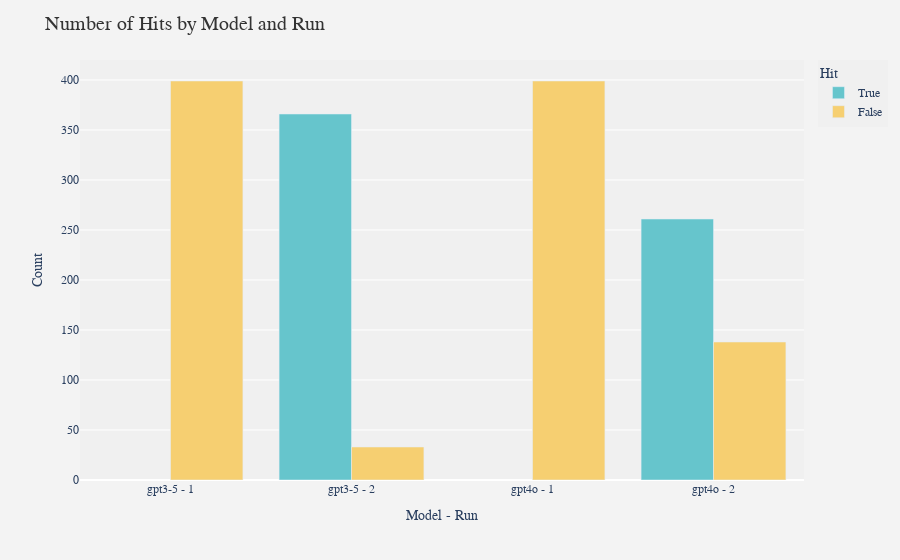
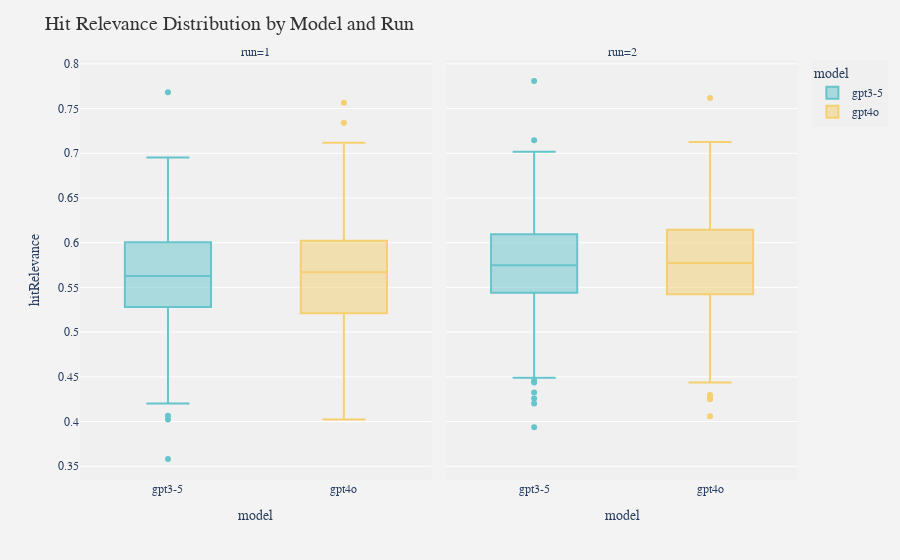
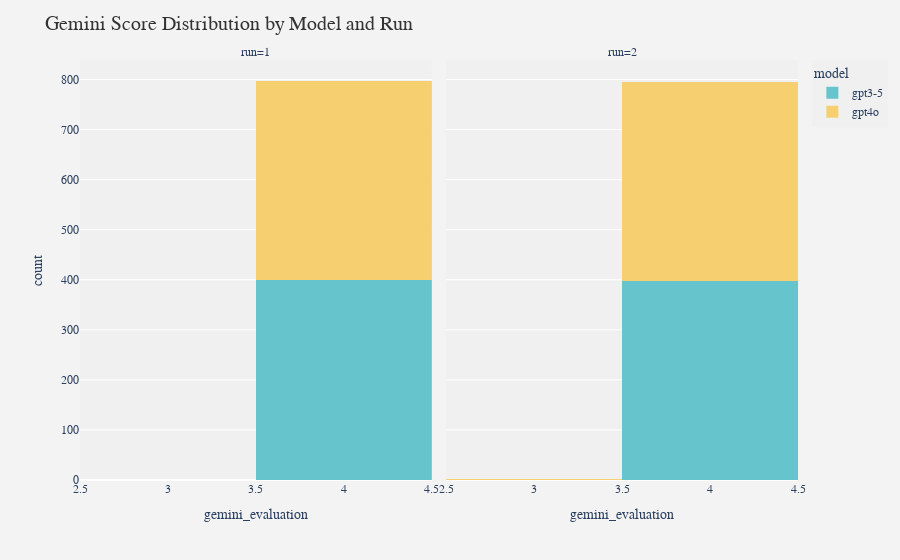

Write notebook code for charts like these, in order.
### Code cell
import pandas as pd
import plotly.express as px
import plotly.graph_objects as go
import os
import re

# Function to load all Excel files
def load_files(file_paths):
    dataframes = []
    for file_path in file_paths:
        df = pd.read_excel(file_path)
        # Remove 'Column1.' prefix from column names
        df.columns = [col.replace('Column1.', '') for col in df.columns]
        # Add filename as a column
        df['filename'] = os.path.basename(file_path)
        
        # Extract metadata from filename
        match = re.search(r'run(\d+)_(gpt3-5|gpt4o)_(businessAnalyst|developer|static|tester)', df['filename'][0])
        if match:
            df['run'] = match.group(1)
            df['model'] = match.group(2)
            df['persona'] = match.group(3)
        else:
            df['run'] = 'unknown'
            df['model'] = 'unknown'
            df['persona'] = 'unknown'
        
        dataframes.append(df)
    return pd.concat(dataframes, ignore_index=True)

# Load all files
file_paths = [
    r"D:\Dissertation - City, Univeristy of London\Evaluating-AI-Learning-Assistants\test output\run1_gpt3-5_businessAnalyst.xlsx",
    r"D:\Dissertation - City, Univeristy of London\Evaluating-AI-Learning-Assistants\test output\run1_gpt3-5_developer.xlsx",
    r"D:\Dissertation - City, Univeristy of London\Evaluating-AI-Learning-Assistants\test output\run1_gpt3-5_static.xlsx",
    r"D:\Dissertation - City, Univeristy of London\Evaluating-AI-Learning-Assistants\test output\run1_gpt3-5_tester.xlsx",
    r"D:\Dissertation - City, Univeristy of London\Evaluating-AI-Learning-Assistants\test output\run1_gpt4o_businessAnalyst.xlsx",
    r"D:\Dissertation - City, Univeristy of London\Evaluating-AI-Learning-Assistants\test output\run1_gpt4o_developer.xlsx",
    r"D:\Dissertation - City, Univeristy of London\Evaluating-AI-Learning-Assistants\test output\run1_gpt4o_static.xlsx",
    r"D:\Dissertation - City, Univeristy of London\Evaluating-AI-Learning-Assistants\test output\run1_gpt4o_tester.xlsx",
    r"D:\Dissertation - City, Univeristy of London\Evaluating-AI-Learning-Assistants\test output\run2_gpt3-5_businessAnalyst.xlsx",
    r"D:\Dissertation - City, Univeristy of London\Evaluating-AI-Learning-Assistants\test output\run2_gpt3-5_developer.xlsx",
    r"D:\Dissertation - City, Univeristy of London\Evaluating-AI-Learning-Assistants\test output\run2_gpt3-5_static.xlsx",
    r"D:\Dissertation - City, Univeristy of London\Evaluating-AI-Learning-Assistants\test output\run2_gpt3-5_tester.xlsx",
    r"D:\Dissertation - City, Univeristy of London\Evaluating-AI-Learning-Assistants\test output\run2_gpt4o_businessAnalyst.xlsx",
    r"D:\Dissertation - City, Univeristy of London\Evaluating-AI-Learning-Assistants\test output\run2_gpt4o_developer.xlsx",
    r"D:\Dissertation - City, Univeristy of London\Evaluating-AI-Learning-Assistants\test output\run2_gpt4o_static.xlsx",
    r"D:\Dissertation - City, Univeristy of London\Evaluating-AI-Learning-Assistants\test output\run2_gpt4o_tester.xlsx"
]

df = load_files(file_paths)

# Set a consistent color palette and theme
color_palette = px.colors.qualitative.Pastel
theme_layout = dict(
    font=dict(family="Arial", size=12),
    plot_bgcolor='rgba(240,240,240,0.8)',
    paper_bgcolor='rgba(240,240,240,0.8)',
    title_font=dict(size=20, color="#333333"),
)

def plot_hit_counts():
    hit_counts = df.groupby(['model', 'run'])['hit'].value_counts().unstack()
    
    # Reset the index to flatten the MultiIndex
    hit_counts_flat = hit_counts.reset_index()
    
    # Create a new column combining 'model' and 'run'
    hit_counts_flat['model_run'] = hit_counts_flat['model'] + ' - ' + hit_counts_flat['run']
    
    fig = px.bar(hit_counts_flat, x='model_run', y=[True, False], barmode='group', 
                 color_discrete_sequence=color_palette)
    
    fig.update_layout(
        title="Number of Hits by Model and Run",
        xaxis_title="Model - Run",
        yaxis_title="Count",
        legend_title="Hit",
        **theme_layout
    )
    fig.show()

# 2. HitRelevance box plots
def plot_hit_relevance_boxplots():
    fig = px.box(df, y='hitRelevance', x='model', color='model', facet_col='run',
                 color_discrete_sequence=color_palette)
    fig.update_layout(title="Hit Relevance Distribution by Model and Run", **theme_layout)
    fig.show()

# 3. Gemini Score
def plot_gemini_score():
    fig = px.histogram(df, x='gemini_evaluation', color='model', facet_col='run',
                       color_discrete_sequence=color_palette)
    fig.update_layout(title="Gemini Score Distribution by Model and Run", **theme_layout)
    fig.show()

# 4. Follow up on topic
def plot_follow_up_on_topic():
    df['follow_up_on_topic'] = df['follow_up_on_topic'].str.contains('yes', case=False)
    follow_up_counts = df.groupby(['model', 'run'])['follow_up_on_topic'].value_counts().unstack()
    
    fig = px.bar(follow_up_counts, barmode='group', color_discrete_sequence=color_palette)
    fig.update_layout(
        title="Follow-up on Topic by Model and Run",
        xaxis_title="Model",
        yaxis_title="Count",
        legend_title="Follow-up on Topic",
        **theme_layout
    )
    fig.show()

# 5. HitRelevance vs Gemini score
def plot_hit_relevance_vs_gemini():
    fig = px.scatter(df, x='hitRelevance', y='gemini_evaluation', color='model',
                     facet_col='run', color_discrete_sequence=color_palette)
    
    fig.update_layout(title="Hit Relevance vs Gemini Score by Model and Run", **theme_layout)
    fig.show()

# 6. Average HitRelevance
def plot_avg_hit_relevance():
    avg_hit_relevance = df.groupby(['model', 'run'])['hitRelevance'].mean().reset_index()
    
    fig = px.bar(avg_hit_relevance, x='model', y='hitRelevance',
                 color='run', color_discrete_sequence=color_palette)
    
    fig.update_layout(title="Average Hit Relevance by Model and Run", **theme_layout)
    fig.show()

# 7. Unique questions generated in each file
def plot_unique_questions():
    unique_questions = df.groupby(['model', 'run'])['question'].nunique().reset_index()
    
    fig = px.bar(unique_questions, x='model', y='question',
                 color='run', color_discrete_sequence=color_palette)
    
    fig.update_layout(
        title="Unique Questions Generated by Model and Run",
        xaxis_title="Model",
        yaxis_title="Number of Unique Questions",
        **theme_layout
    )
    
    fig.show()

# 8. Unique summaries counts compared
def plot_unique_summaries():
    unique_summaries = df.groupby(['model', 'run'])['summary'].nunique().reset_index()
    
    fig = px.bar(unique_summaries, x='model', y='summary',
                 color='run', color_discrete_sequence=color_palette)
    
    fig.update_layout(
        title="Unique Summaries Count by Model and Run",
        xaxis_title="Model",
        yaxis_title="Number of Unique Summaries",
        **theme_layout
    )
    
    fig.show()

# Generate all visualizations
plot_hit_counts()
plot_hit_relevance_boxplots()
plot_gemini_score()
plot_follow_up_on_topic()
plot_hit_relevance_vs_gemini()
plot_avg_hit_relevance()
plot_unique_questions()
plot_unique_summaries()

### Figure 1 — Plotly figure (JSON) as saved in the notebook; plotly's stock layout.template omitted (floating-point values rounded to 4 significant figures)
{"data": [{"alignmentgroup": "True", "hovertemplate": "variable=True<br>model_run=%{x}<br>value=%{y}<extra></extra>", "legendgroup": "True", "marker": {"color": "rgb(102, 197, 204)", "pattern": {"shape": ""}}, "name": "True", "offsetgroup": "True", "orientation": "v", "showlegend": true, "textposition": "auto", "type": "bar", "x": ["gpt3-5 - 1", "gpt3-5 - 2", "gpt4o - 1", "gpt4o - 2"], "xaxis": "x", "y": [null, 366, null, 261], "yaxis": "y"}, {"alignmentgroup": "True", "hovertemplate": "variable=False<br>model_run=%{x}<br>value=%{y}<extra></extra>", "legendgroup": "False", "marker": {"color": "rgb(246, 207, 113)", "pattern": {"shape": ""}}, "name": "False", "offsetgroup": "False", "orientation": "v", "showlegend": true, "textposition": "auto", "type": "bar", "x": ["gpt3-5 - 1", "gpt3-5 - 2", "gpt4o - 1", "gpt4o - 2"], "xaxis": "x", "y": [399, 33, 399, 138], "yaxis": "y"}], "layout": {"barmode": "group", "font": {"family": "Arial", "size": 12}, "legend": {"title": {"text": "Hit"}, "tracegroupgap": 0}, "margin": {"t": 60}, "paper_bgcolor": "rgba(240,240,240,0.8)", "plot_bgcolor": "rgba(240,240,240,0.8)", "title": {"font": {"color": "#333333", "size": 20}, "text": "Number of Hits by Model and Run"}, "xaxis": {"anchor": "y", "domain": [0, 1], "title": {"text": "Model - Run"}}, "yaxis": {"anchor": "x", "domain": [0, 1], "title": {"text": "Count"}}}}

### Figure 2 — Plotly figure (JSON) as saved in the notebook; plotly's stock layout.template omitted (floating-point values rounded to 4 significant figures; data arrays with more than 128 entries replaced by an {"elided": "..."} marker saying what was removed)
{"data": [{"alignmentgroup": "True", "hovertemplate": "model=%{x}<br>run=1<br>hitRelevance=%{y}<extra></extra>", "legendgroup": "gpt3-5", "marker": {"color": "rgb(102, 197, 204)"}, "name": "gpt3-5", "notched": false, "offsetgroup": "gpt3-5", "orientation": "v", "showlegend": true, "type": "box", "x": {"elided": "399 str values"}, "x0": " ", "xaxis": "x", "y": {"elided": "399 float values"}, "y0": " ", "yaxis": "y"}, {"alignmentgroup": "True", "hovertemplate": "model=%{x}<br>run=2<br>hitRelevance=%{y}<extra></extra>", "legendgroup": "gpt3-5", "marker": {"color": "rgb(102, 197, 204)"}, "name": "gpt3-5", "notched": false, "offsetgroup": "gpt3-5", "orientation": "v", "showlegend": false, "type": "box", "x": {"elided": "399 str values"}, "x0": " ", "xaxis": "x2", "y": {"elided": "399 float values"}, "y0": " ", "yaxis": "y2"}, {"alignmentgroup": "True", "hovertemplate": "model=%{x}<br>run=1<br>hitRelevance=%{y}<extra></extra>", "legendgroup": "gpt4o", "marker": {"color": "rgb(246, 207, 113)"}, "name": "gpt4o", "notched": false, "offsetgroup": "gpt4o", "orientation": "v", "showlegend": true, "type": "box", "x": {"elided": "399 str values"}, "x0": " ", "xaxis": "x", "y": {"elided": "399 float values"}, "y0": " ", "yaxis": "y"}, {"alignmentgroup": "True", "hovertemplate": "model=%{x}<br>run=2<br>hitRelevance=%{y}<extra></extra>", "legendgroup": "gpt4o", "marker": {"color": "rgb(246, 207, 113)"}, "name": "gpt4o", "notched": false, "offsetgroup": "gpt4o", "orientation": "v", "showlegend": false, "type": "box", "x": {"elided": "399 str values"}, "x0": " ", "xaxis": "x2", "y": {"elided": "399 float values"}, "y0": " ", "yaxis": "y2"}], "layout": {"annotations": [{"font": {}, "showarrow": false, "text": "run=1", "x": 0.245, "xanchor": "center", "xref": "paper", "y": 1, "yanchor": "bottom", "yref": "paper"}, {"font": {}, "showarrow": false, "text": "run=2", "x": 0.755, "xanchor": "center", "xref": "paper", "y": 1, "yanchor": "bottom", "yref": "paper"}], "boxmode": "overlay", "font": {"family": "Arial", "size": 12}, "legend": {"title": {"text": "model"}, "tracegroupgap": 0}, "margin": {"t": 60}, "paper_bgcolor": "rgba(240,240,240,0.8)", "plot_bgcolor": "rgba(240,240,240,0.8)", "title": {"font": {"color": "#333333", "size": 20}, "text": "Hit Relevance Distribution by Model and Run"}, "xaxis": {"anchor": "y", "categoryarray": ["gpt3-5", "gpt4o"], "categoryorder": "array", "domain": [0, 0.49], "title": {"text": "model"}}, "xaxis2": {"anchor": "y2", "categoryarray": ["gpt3-5", "gpt4o"], "categoryorder": "array", "domain": [0.51, 1], "matches": "x", "title": {"text": "model"}}, "yaxis": {"anchor": "x", "domain": [0, 1], "title": {"text": "hitRelevance"}}, "yaxis2": {"anchor": "x2", "domain": [0, 1], "matches": "y", "showticklabels": false}}}

### Figure 3 — Plotly figure (JSON) as saved in the notebook; plotly's stock layout.template omitted (floating-point values rounded to 4 significant figures; data arrays with more than 128 entries replaced by an {"elided": "..."} marker saying what was removed)
{"data": [{"alignmentgroup": "True", "bingroup": "x", "hovertemplate": "model=gpt3-5<br>run=1<br>gemini_evaluation=%{x}<br>count=%{y}<extra></extra>", "legendgroup": "gpt3-5", "marker": {"color": "rgb(102, 197, 204)", "pattern": {"shape": ""}}, "name": "gpt3-5", "offsetgroup": "gpt3-5", "orientation": "v", "showlegend": true, "type": "histogram", "x": {"elided": "399 int values"}, "xaxis": "x", "yaxis": "y"}, {"alignmentgroup": "True", "bingroup": "x", "hovertemplate": "model=gpt3-5<br>run=2<br>gemini_evaluation=%{x}<br>count=%{y}<extra></extra>", "legendgroup": "gpt3-5", "marker": {"color": "rgb(102, 197, 204)", "pattern": {"shape": ""}}, "name": "gpt3-5", "offsetgroup": "gpt3-5", "orientation": "v", "showlegend": false, "type": "histogram", "x": {"elided": "399 int values"}, "xaxis": "x2", "yaxis": "y2"}, {"alignmentgroup": "True", "bingroup": "x", "hovertemplate": "model=gpt4o<br>run=1<br>gemini_evaluation=%{x}<br>count=%{y}<extra></extra>", "legendgroup": "gpt4o", "marker": {"color": "rgb(246, 207, 113)", "pattern": {"shape": ""}}, "name": "gpt4o", "offsetgroup": "gpt4o", "orientation": "v", "showlegend": true, "type": "histogram", "x": {"elided": "399 int values"}, "xaxis": "x", "yaxis": "y"}, {"alignmentgroup": "True", "bingroup": "x", "hovertemplate": "model=gpt4o<br>run=2<br>gemini_evaluation=%{x}<br>count=%{y}<extra></extra>", "legendgroup": "gpt4o", "marker": {"color": "rgb(246, 207, 113)", "pattern": {"shape": ""}}, "name": "gpt4o", "offsetgroup": "gpt4o", "orientation": "v", "showlegend": false, "type": "histogram", "x": {"elided": "399 int values"}, "xaxis": "x2", "yaxis": "y2"}], "layout": {"annotations": [{"font": {}, "showarrow": false, "text": "run=1", "x": 0.245, "xanchor": "center", "xref": "paper", "y": 1, "yanchor": "bottom", "yref": "paper"}, {"font": {}, "showarrow": false, "text": "run=2", "x": 0.755, "xanchor": "center", "xref": "paper", "y": 1, "yanchor": "bottom", "yref": "paper"}], "barmode": "relative", "font": {"family": "Arial", "size": 12}, "legend": {"title": {"text": "model"}, "tracegroupgap": 0}, "margin": {"t": 60}, "paper_bgcolor": "rgba(240,240,240,0.8)", "plot_bgcolor": "rgba(240,240,240,0.8)", "title": {"font": {"color": "#333333", "size": 20}, "text": "Gemini Score Distribution by Model and Run"}, "xaxis": {"anchor": "y", "domain": [0, 0.49], "title": {"text": "gemini_evaluation"}}, "xaxis2": {"anchor": "y2", "domain": [0.51, 1], "matches": "x", "title": {"text": "gemini_evaluation"}}, "yaxis": {"anchor": "x", "domain": [0, 1], "title": {"text": "count"}}, "yaxis2": {"anchor": "x2", "domain": [0, 1], "matches": "y", "showticklabels": false}}}
